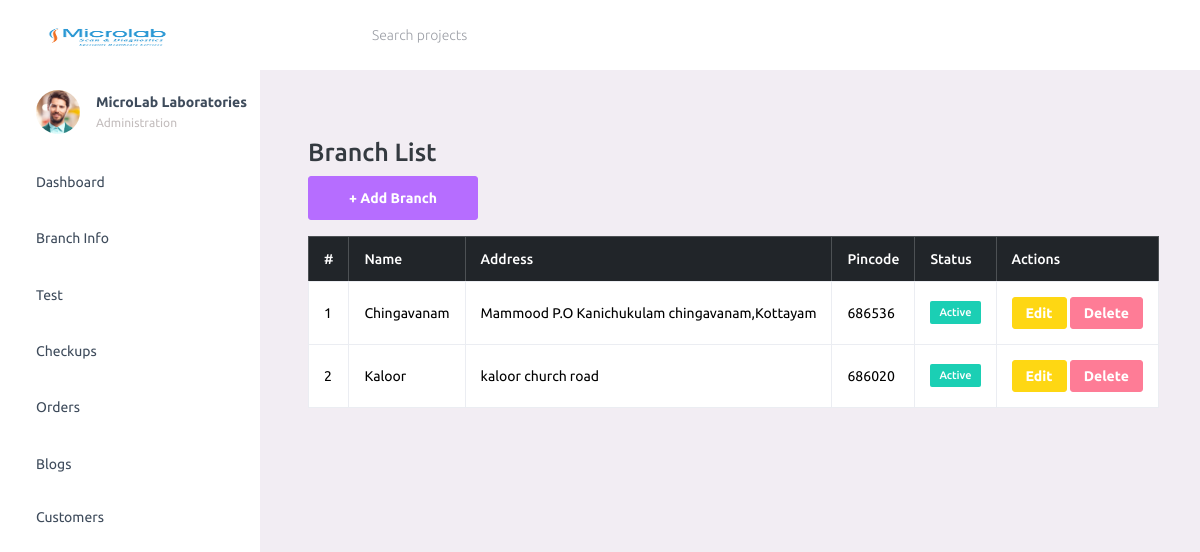
/branch/, run on the app's committed database.
### Diagnosis_App/models.py (models this page shows)
class Branch(models.Model):
    name = models.CharField(max_length=100)
    address = models.TextField()
    pincode = models.CharField(max_length=10)
    contact_number = models.CharField(max_length=15)
    email = models.EmailField(blank=True, null=True)
    active = models.BooleanField(default=True)

### Diagnosis_App/views.py (the view)
# urls.py: path("branch/",views.branch,name="branch_list"),
def branch(request):
    branches=Branch.objects.all()
    return render(request,"branch.html",{"branches":branches})

### templates/branch.html
{% include 'navbar.html' %}
<div class="container mt-4">
  <h3>Branch List</h3>
  <a href="{% url 'branch_add' %}" class="btn btn-primary mb-3">+ Add Branch</a>
  <table class="table table-bordered">
    <thead class="table-dark">
      <tr>
        <th>#</th>
        <th>Name</th>
        <th>Address</th>
        <th>Pincode</th>
        <th>Status</th>
        <th>Actions</th>
      </tr>
    </thead>
    <tbody>
      {% for branch in branches %}
      <tr>
        <td>{{ forloop.counter }}</td>
        <td>{{ branch.name }}</td>
        <td>{{ branch.address }}</td>
        <td>{{ branch.pincode }}</td>
        <td>
          {% if branch.active %}
            <span class="badge bg-success">Active</span>
          {% else %}
            <span class="badge bg-secondary">Inactive</span>
          {% endif %}
        </td>
        <td>
          <a href="{% url 'branch_edit' branch.id %}" class="btn btn-warning btn-sm">Edit</a>
          <a href="{% url 'branch_delete' branch.id %}" class="btn btn-danger btn-sm">Delete</a>
        </td>
      </tr>
      {% endfor %}
    </tbody>
  </table>
</div>

### data on the page
Branch: name "Chingavanam", address "Mammood P.O Kanichukulam chingavanam,Kottayam", pincode "686536", active "Active"
Branch: name "Kaloor", address "kaloor church road", pincode "686020", active "Active"
